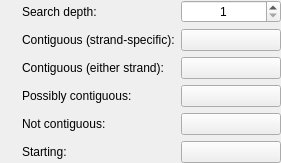
        <widget class="QWidget" name="widget_22" native="true">
         <layout class="QGridLayout" name="gridLayout_15">
          <property name="leftMargin">
           <number>0</number>
          </property>
          <property name="topMargin">
           <number>0</number>
          </property>
          <property name="rightMargin">
           <number>0</number>
          </property>
          <property name="bottomMargin">
           <number>0</number>
          </property>
          <item row="5" column="1">
           <widget class="InfoTextWidget" name="contiguityStartingColourInfoText" native="true">
            <property name="sizePolicy">
             <sizepolicy hsizetype="Fixed" vsizetype="Fixed">
              <horstretch>0</horstretch>
              <verstretch>0</verstretch>
             </sizepolicy>
            </property>
            <property name="minimumSize">
             <size>
              <width>16</width>
              <height>16</height>
             </size>
            </property>
            <property name="toolTip">
             <string>When a contiguity search is conducted, this is the colour given to the starting node(s).</string>
            </property>
           </widget>
          </item>
          <item row="2" column="1">
           <widget class="InfoTextWidget" name="contiguousEitherStrandColourInfoText" native="true">
            <property name="sizePolicy">
             <sizepolicy hsizetype="Fixed" vsizetype="Fixed">
              <horstretch>0</horstretch>
              <verstretch>0</verstretch>
             </sizepolicy>
            </property>
            <property name="minimumSize">
             <size>
              <width>16</width>
              <height>16</height>
             </size>
            </property>
            <property name="toolTip">
             <string>When a contiguity search is conducted, this is the colour given to nodes that are determined to be contiguous with the starting node(s).&lt;br&gt;&lt;br&gt;
                                                          This colour is used for nodes where either the node or its reverse complement are contiguous with the starting node, but it cannot be determined which.</string>
            </property>
           </widget>
          </item>
          <item row="4" column="1">
           <widget class="InfoTextWidget" name="notContiguousColourInfoText" native="true">
            <property name="sizePolicy">
             <sizepolicy hsizetype="Fixed" vsizetype="Fixed">
              <horstretch>0</horstretch>
              <verstretch>0</verstretch>
             </sizepolicy>
            </property>
            <property name="minimumSize">
             <size>
              <width>16</width>
              <height>16</height>
             </size>
            </property>
            <property name="toolTip">
             <string>When a contiguity search is conducted, this is the colour given to nodes that are not determined to be contiguous with the starting node(s).</string>
            </property>
           </widget>
          </item>
          <item row="3" column="1">
           <widget class="InfoTextWidget" name="maybeContiguousColourInfoText" native="true">
            <property name="sizePolicy">
             <sizepolicy hsizetype="Fixed" vsizetype="Fixed">
              <horstretch>0</horstretch>
              <verstretch>0</verstretch>
             </sizepolicy>
            </property>
            <property name="minimumSize">
             <size>
              <width>16</width>
              <height>16</height>
             </size>
            </property>
            <property name="toolTip">
             <string>When a contiguity search is conducted, this is the colour given to nodes that are determined to be possibly contiguous with the starting node(s).</string>
            </property>
           </widget>
          </item>
          <item row="1" column="3">
           <widget class="ColourButton" name="contiguousStrandSpecificColourButton">
            <property name="minimumSize">
             <size>
              <width>100</width>
              <height>0</height>
             </size>
            </property>
            <property name="focusPolicy">
             <enum>Qt::StrongFocus</enum>
            </property>
            <property name="text">
             <string/>
            </property>
           </widget>
          </item>
          <item row="2" column="2">
           <widget class="QLabel" name="label_29">
            <property name="sizePolicy">
             <sizepolicy hsizetype="Minimum" vsizetype="Preferred">
              <horstretch>0</horstretch>
              <verstretch>0</verstretch>
             </sizepolicy>
            </property>
            <property name="text">
             <string>Contiguous (either strand):</string>
            </property>
           </widget>
          </item>
          <item row="0" column="0">
           <spacer name="horizontalSpacer_19">
            <property name="orientation">
             <enum>Qt::Horizontal</enum>
            </property>
            <property name="sizeType">
             <enum>QSizePolicy::Expanding</enum>
            </property>
            <property name="sizeHint" stdset="0">
             <size>
              <width>0</width>
              <height>20</height>
             </size>
            </property>
           </spacer>
          </item>
          <item row="0" column="1">
           <widget class="InfoTextWidget" name="contiguitySearchDepthInfoText" native="true">
            <property name="sizePolicy">
             <sizepolicy hsizetype="Fixed" vsizetype="Fixed">
              <horstretch>0</horstretch>
              <verstretch>0</verstretch>
             </sizepolicy>
            </property>
            <property name="minimumSize">
             <size>
              <width>16</width>
              <height>16</height>
             </size>
            </property>
            <property name="toolTip">
             <string>This is the number of steps the contiguity search will take. Larger values will find more distant contiguous nodes, at a performance cost.&lt;br&gt;&lt;br&gt;
                                                   The time taken to complete the search can grow rapidly as values increase, so use values above 20 with caution.</string>
            </property>
           </widget>
          </item>
          <item row="1" column="1">
           <widget class="InfoTextWidget" name="contiguousStrandSpecificColourInfoText" native="true">
            <property name="sizePolicy">
             <sizepolicy hsizetype="Fixed" vsizetype="Fixed">
              <horstretch>0</horstretch>
              <verstretch>0</verstretch>
             </sizepolicy>
            </property>
            <property name="minimumSize">
             <size>
              <width>16</width>
              <height>16</height>
             </size>
            </property>
            <property name="toolTip">
             <string>When a contiguity search is conducted, this is the colour given to nodes that are determined to be contiguous with the starting node(s).&lt;br&gt;&lt;br&gt;
                                                            This colour is used for strand-specific matches. It is only used for nodes that are determined to be on the same strand as the starting node</string>
            </property>
           </widget>
          </item>
          <item row="5" column="3">
           <widget class="ColourButton" name="contiguityStartingColourButton">
            <property name="focusPolicy">
             <enum>Qt::StrongFocus</enum>
            </property>
            <property name="text">
             <string/>
            </property>
           </widget>
          </item>
          <item row="4" column="2">
           <widget class="QLabel" name="label_21">
            <property name="sizePolicy">
             <sizepolicy hsizetype="Minimum" vsizetype="Preferred">
              <horstretch>0</horstretch>
              <verstretch>0</verstretch>
             </sizepolicy>
            </property>
            <property name="text">
             <string>Not contiguous:</string>
            </property>
           </widget>
          </item>
          <item row="1" column="2">
           <widget class="QLabel" name="label_22">
            <property name="sizePolicy">
             <sizepolicy hsizetype="Minimum" vsizetype="Preferred">
              <horstretch>0</horstretch>
              <verstretch>0</verstretch>
             </sizepolicy>
            </property>
            <property name="text">
             <string>Contiguous (strand-specific):</string>
            </property>
           </widget>
          </item>
          <item row="0" column="2">
           <widget class="QLabel" name="label_30">
            <property name="sizePolicy">
             <sizepolicy hsizetype="Minimum" vsizetype="Preferred">
              <horstretch>0</horstretch>
              <verstretch>0</verstretch>
             </sizepolicy>
            </property>
            <property name="text">
             <string>Search depth:</string>
            </property>
           </widget>
          </item>
          <item row="3" column="3">
           <widget class="ColourButton" name="maybeContiguousColourButton">
            <property name="focusPolicy">
             <enum>Qt::StrongFocus</enum>
            </property>
            <property name="text">
             <string/>
            </property>
           </widget>
          </item>
          <item row="3" column="2">
           <widget class="QLabel" name="label_19">
            <property name="sizePolicy">
             <sizepolicy hsizetype="Minimum" vsizetype="Preferred">
              <horstretch>0</horstretch>
              <verstretch>0</verstretch>
             </sizepolicy>
            </property>
            <property name="text">
             <string>Possibly contiguous:</string>
            </property>
           </widget>
          </item>
          <item row="4" column="3">
           <widget class="ColourButton" name="notContiguousColourButton">
            <property name="focusPolicy">
             <enum>Qt::StrongFocus</enum>
            </property>
            <property name="text">
             <string/>
            </property>
           </widget>
          </item>
          <item row="5" column="2">
           <widget class="QLabel" name="label_20">
            <property name="sizePolicy">
             <sizepolicy hsizetype="Minimum" vsizetype="Preferred">
              <horstretch>0</horstretch>
              <verstretch>0</verstretch>
             </sizepolicy>
            </property>
            <property name="text">
             <string>Starting:</string>
            </property>
           </widget>
          </item>
          <item row="2" column="3">
           <widget class="ColourButton" name="contiguousEitherStrandColourButton">
            <property name="focusPolicy">
             <enum>Qt::StrongFocus</enum>
            </property>
            <property name="text">
             <string/>
            </property>
           </widget>
          </item>
          <item row="0" column="3">
           <widget class="QSpinBox" name="contiguitySearchDepthSpinBox">
            <property name="focusPolicy">
             <enum>Qt::StrongFocus</enum>
            </property>
            <property name="alignment">
             <set>Qt::AlignCenter</set>
            </property>
            <property name="minimum">
             <number>1</number>
            </property>
            <property name="maximum">
             <number>50</number>
            </property>
           </widget>
          </item>
          <item row="0" column="4">
           <spacer name="horizontalSpacer_20">
            <property name="orientation">
             <enum>Qt::Horizontal</enum>
            </property>
            <property name="sizeType">
             <enum>QSizePolicy::Expanding</enum>
            </property>
            <property name="sizeHint" stdset="0">
             <size>
              <width>0</width>
              <height>20</height>
             </size>
            </property>
           </spacer>
          </item>
         </layout>
        </widget>
